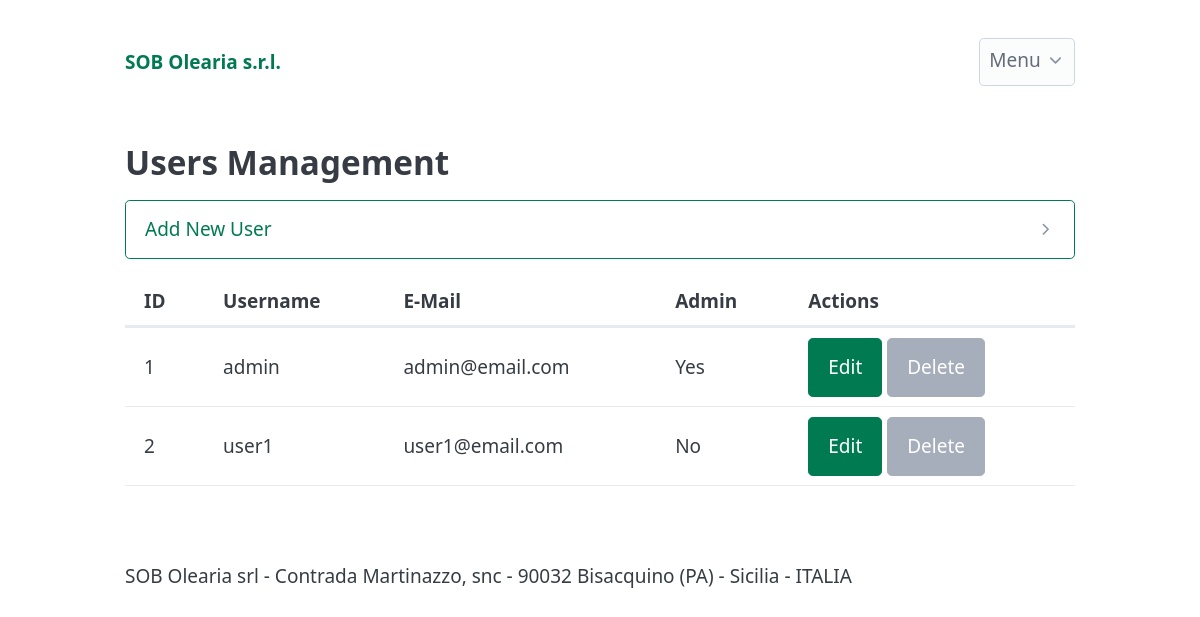
Before: /usermanager (signed in) with the older database file.
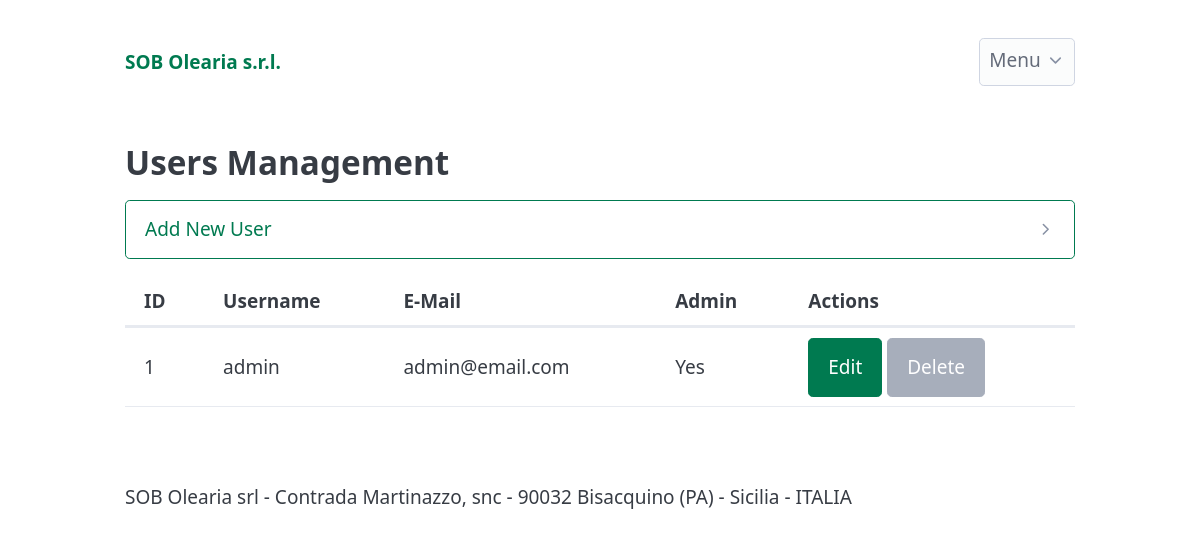
After: the same page with the newer database file.
### app/models.py (models this page shows, shortened)
class User(db.Model,UserMixin):
    __tablename__ = 'users'
    id = db.Column(db.Integer, primary_key=True, autoincrement=True)
    username = db.Column(db.String(64), index=True, unique=True)
    email = db.Column(db.String(120), index=True, unique=True)
    password_hash = db.Column(db.String(255),nullable=False, )
    created_on = db.Column(db.DateTime, nullable=False, default=datetime.utcnow)
    is_admin = db.Column(db.Boolean, nullable=False, default=False)
    production_records = db.relationship('ProductionRecord', back_populates='user', lazy=True)
    reception_records = db.relationship('ReceptionRecord', back_populates='user', lazy=True)
    fulfillment_records = db.relationship('FulfillmentRecord', back_populates='user', lazy=True)

### app/admin/routes.py (the view)
@admin_bp.route("/usermanager", methods=("GET", "POST"))
@admin_only
def usermanager():
    users = User.query.all()
    return render_template("usermanager.html", users=users)

### app/permissions.py (called while the page is built)
def admin_only(f):
    @wraps(f)
    def decorated_function(*args, **kwargs):
        if not current_user.is_authenticated or current_user.is_admin != True:
            flash("You need to be an admin to view this page.","danger")
            return redirect(url_for('auth_bp.login'))
        return f(*args, **kwargs)
    return decorated_function

### app/templates/usermanager.html (shortened to what this page needs)
{% extends 'base.html' %}
{% block content %}
<section>
    <h2>Users Management</h2>
    <details>
        <summary role="button" class="outline">Add New User</summary>
    </details>
</section>
<section>
    <div class="overflow-auto">
        <table>
            <thead>
                <tr>
                    <th>ID</th>
                    <th>Username</th>
                    <th>E-Mail</th>
                    <th>Admin</th>
                    <th>Actions</th>
                </tr>
            </thead>
            <tbody>
                {% for user in users %}
                <tr>
                    <td>{{user.id}}</td>
                    <td>{{user.username}}</td>
                    <td>{{user.email}}</td>
                    <td>{% if user.is_admin %}Yes{% else %}No{% endif %}</td>
                    <td>
                        <button>Edit</button>
                        <button class="secondary" disabled>Delete</button>
                    </td>
                </tr>
                {% endfor %}
            </tbody>
        </table>
    </div>
</section>
{% endblock content %}

Changed rows visible on the page:
removed User: id "2", username "user1", email "user1@email.com", is_admin "No"
